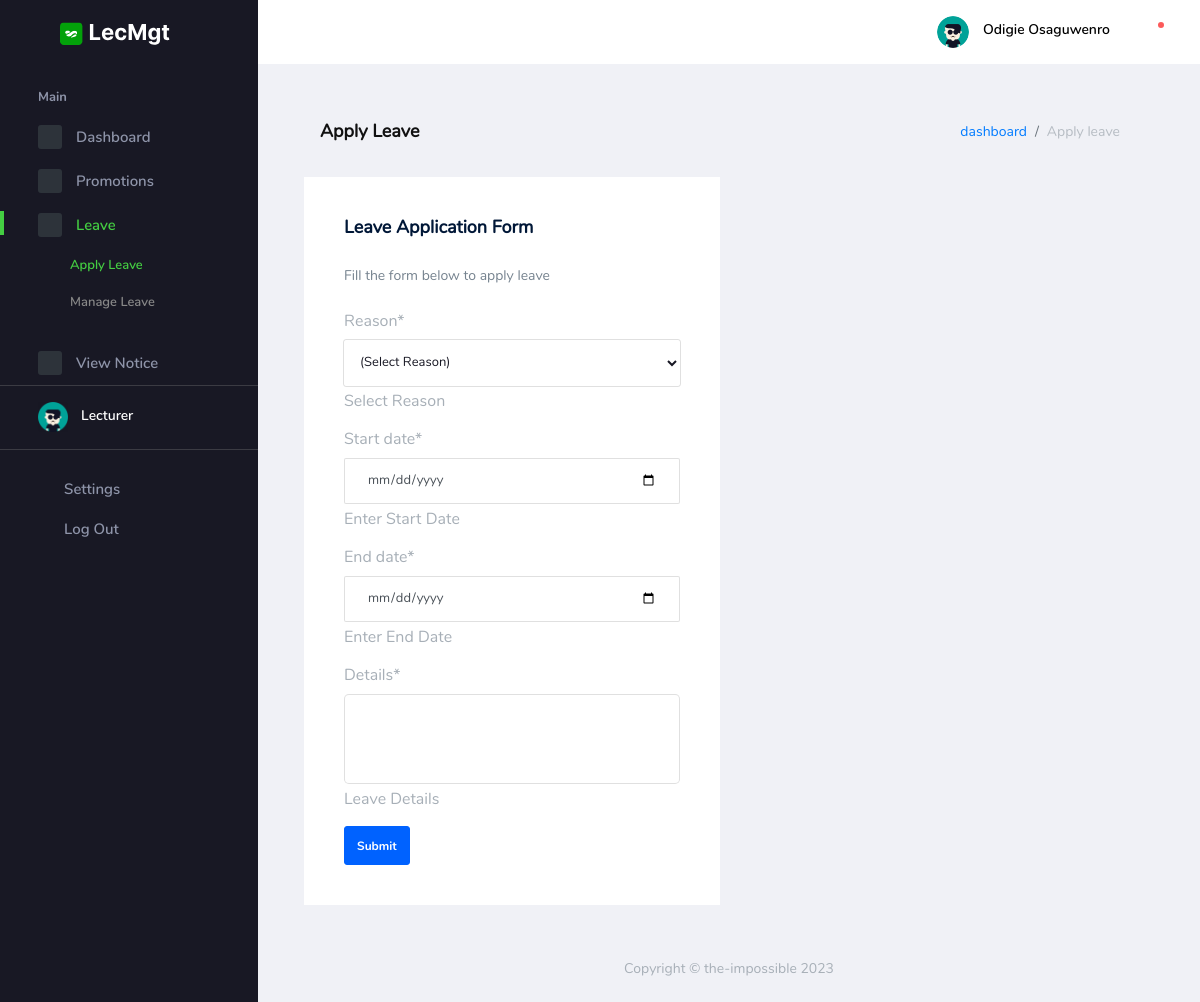
Page /auth/apply_leave (signed in) on the committed database.
### lecMgt_auth/models.py (models this page shows, shortened)
class User(AbstractBaseUser, PermissionsMixin):
    user_id = models.UUIDField(
        default=uuid.uuid4, primary_key=True, unique=True, editable=False)
    email = models.CharField(max_length=100, db_index=True,
                             unique=True, verbose_name='email address', blank=True)
    name = models.CharField(
        max_length=100, db_index=True, blank=True, null=True)
    pics = models.ImageField(
        default='img/user.png', upload_to='uploads/', null=True)
    department = models.ForeignKey(
        Department, on_delete=models.CASCADE, blank=True, null=True,)
    date_joined = models.DateTimeField(
        verbose_name='date_joined', auto_now_add=True)
    last_login = models.DateTimeField(
        verbose_name='last_login', auto_now=True, null=True)
    is_active = models.BooleanField(default=True)
    is_staff = models.BooleanField(default=False)
    is_dept = models.BooleanField(default=False)
    is_central = models.BooleanField(default=False)
    is_dean = models.BooleanField(default=False)
    is_hod = models.BooleanField(default=False)
    is_superuser = models.BooleanField(default=False)
    USERNAME_FIELD = 'email'
    REQUIRED_FIELDS = ['name',]
    objects = UserManager()
    class Meta:
        db_table = 'Users'
        verbose_name_plural = 'Users'

class Reasons(models.Model):
    reason_id = models.UUIDField(
        default=uuid.uuid4, primary_key=True, unique=True, editable=False)
    reason_title = models.CharField(max_length=50, unique=True)
    def __str__(self):
        return self.reason_title
    class Meta:
        db_table = 'Reasons'
        verbose_name_plural = 'Reasons'

class Leave(models.Model):
    leave_id = models.UUIDField(
        default=uuid.uuid4, primary_key=True, unique=True, editable=False)
    user = models.ForeignKey(
        User, on_delete=models.CASCADE, blank=True, null=True)
    start_date = models.DateField(null=True)
    end_date = models.DateField(null=True)
    details = models.TextField(blank=True, null=True)
    reason = models.ForeignKey(
        Reasons, on_delete=models.CASCADE, blank=True, null=True)
    dept_approval = models.BooleanField(default=False)
    created = models.DateTimeField(
        verbose_name='date_created', auto_now_add=True)
    class Meta:
        db_table = 'Leave'
        verbose_name_plural = 'Leave'

### lecMgt_auth/views.py (the view, shortened to what this page needs)
# urls.py: path('apply_leave', LeaveCreateView.as_view(), name="apply_leave"),
class LeaveCreateView(LoginRequiredMixin, SuccessMessageMixin, CreateView):
    model = Leave
    form_class = LeaveApplicationForm
    template_name = "backend/auth/leave/create_update_leave.html"
    success_message = "Leave has been requested successfully!"
    def get_context_data(self, **kwargs):
        context = super().get_context_data(**kwargs)
        context["type"] = 'Apply'
        return context

### lecMgt_auth/forms.py
class LeaveApplicationForm(forms.ModelForm):
    details = forms.CharField(help_text='Leave Details', widget=forms.Textarea(
        attrs={
            'class': 'form-control form-control-lg input-lg',
            'rows': 3,
        }
    ))
    reason = forms.ModelChoiceField(queryset=Reasons.objects.all(), empty_label="(Select Reason)", required=True, help_text="Select Reason",  widget=forms.Select(
        attrs={
            'class': 'form-control',
        }
    ))
    start_date = forms.DateField(help_text='Enter Start Date', widget=forms.TextInput(
        attrs={
            'class': 'form-control',
            'type': 'date',
        }
    ))
    end_date = forms.DateField(help_text='Enter End Date', widget=forms.TextInput(
        attrs={
            'class': 'form-control',
            'type': 'date',
        }
    ))
    class Meta:
        model = Leave
        fields = ('reason', 'start_date', 'end_date', 'details')

### Templates/backend/auth/leave/create_update_leave.html (shortened to what this page needs)
{% extends 'base.html' %}
{% load crispy_forms_tags %}
{% load static %}
{% block head %}{% include 'partials/auth_head.html' %}{% endblock head %}
{% block body %}
    <div class="container-scroller">
      {% block nav %}{% include 'partials/auth_nav.html' %}{% endblock nav %}
      <div class="container-fluid page-body-wrapper">
        {% include 'partials/auth_sidebar.html' %}
        <div class="main-panel">
          <div class="content-wrapper">
            <div class="page-header">
              <h3 class="page-title"> {{type}} Leave</h3>
              <nav aria-label="breadcrumb">
                <ol class="breadcrumb">
                  <li class="breadcrumb-item"><a href="{% url 'auth:dashboard' %}">dashboard</a></li>
                  <li class="breadcrumb-item active" aria-current="page">{{type}} leave</li>
                </ol>
              </nav>
            </div>
            <div class="row">
              <div class="col-md-6 grid-margin stretch-card">
                <div class="card">
                  <div class="card-body">
                    <h4 class="card-title">Leave Application Form</h4>
                    <p class="card-description"> Fill the form below to {{type|lower}} leave </p>
                    <form class="forms-sample" method="POST" enctype="multipart/form-data">
                      {{ form|crispy }}
                      <button type="submit" class="btn btn-primary mr-2">Submit</button>
                    </form>
                  </div>
                </div>
              </div>
            </div>
          </div>
          {% block footer %}{% include 'partials/auth_footer.html' %}{% endblock footer %}
        </div>
      </div>
    </div>
  {% endblock %}

### Templates/partials/auth_nav.html (shortened to what this page needs)
{% load static %}
<nav class="navbar default-layout-navbar col-lg-12 col-12 p-0 fixed-top d-flex flex-row">
    <div class="text-center navbar-brand-wrapper d-flex align-items-center justify-content-center">
      <a class="navbar-brand brand-logo" href="{% url 'basic:home' %}"><img src="{% static 'auth/assets/images/logo.svg' %}" alt="logo" /></a>
    </div>
    <div class="navbar-menu-wrapper d-flex align-items-stretch">
      <button class="navbar-toggler navbar-toggler align-self-center" type="button" data-toggle="minimize">
        <span class="mdi mdi-menu"></span>
      </button>
      <ul class="navbar-nav navbar-nav-right">
        <li class="nav-item nav-profile dropdown">
          <a class="nav-link dropdown-toggle" id="profileDropdown" href="#" data-toggle="dropdown" aria-expanded="false">
            <div class="nav-profile-img">
              <img src="{{ request.user.pics.url }}" alt="image">
            </div>
            <div class="nav-profile-text">
              <p class="mb-1 text-black">{{request.user.name}}</p>
            </div>
          </a>
        </li>
        <li class="nav-item dropdown">
          <a class="nav-link count-indicator dropdown-toggle" id="notificationDropdown" href="#" data-toggle="dropdown">
            <i class="mdi mdi-bell-outline"></i>
            <span class="count-symbol bg-danger"></span>
          </a>
        </li>
      </ul>
    </div>
  </nav>

### Templates/partials/auth_sidebar.html (shortened to what this page needs)
{% load static %}
<nav class="sidebar sidebar-offcanvas" id="sidebar">
  <ul class="nav">
    <li class="nav-item nav-category">Main</li>
    <li class="nav-item">
      <a class="nav-link" href="{% url 'auth:dashboard' %}">
        <span class="icon-bg"><i class="mdi mdi-cube menu-icon"></i></span>
        <span class="menu-title">Dashboard</span>
      </a>
    </li>
    {% if request.user.is_staff %}
    <li class="nav-item">
      <a class="nav-link" data-toggle="collapse" href="#ui-basic" aria-expanded="false" aria-controls="ui-basic">
        <span class="icon-bg"><i class="mdi mdi-crosshairs-gps menu-icon"></i></span>
        <span class="menu-title">Accounts</span>
        <i class="menu-arrow"></i>
      </a>
      <div class="collapse" id="ui-basic">
        <ul class="nav flex-column sub-menu">
          <li class="nav-item"> <a class="nav-link" href="{% url 'auth:create_account' %}">Create Account</a></li>
          <li class="nav-item"> <a class="nav-link" href="{% url 'auth:manage_accounts' %}">Manage Accounts</a></li>
        </ul>
      </div>
    </li>
    <li class="nav-item">
      <a class="nav-link" href="pages/icons/mdi.html">
        <span class="icon-bg"><i class="mdi mdi-chart-bar menu-icon"></i></span>
        <span class="menu-title">Manage Promotions</span>
      </a>
    </li>
    {% else %}
    <li class="nav-item">
      <a class="nav-link" data-toggle="collapse" href="#ui-promotion" aria-expanded="false" aria-controls="ui-promotion">
        <span class="icon-bg"><i class="mdi mdi-contacts menu-icon"></i></span>
        <span class="menu-title">Promotions</span>
        <i class="menu-arrow"></i>
      </a>
    </li>
    <li class="nav-item">
      <a class="nav-link" data-toggle="collapse" href="#ui-leave" aria-expanded="false" aria-controls="ui-leave">
        <span class="icon-bg"><i class="mdi mdi-format-list-bulleted menu-icon"></i></span>
        <span class="menu-title">Leave</span>
        <i class="menu-arrow"></i>
      </a>
      <div class="collapse" id="ui-leave">
        <ul class="nav flex-column sub-menu">
          <li class="nav-item"> <a class="nav-link" href="{% url 'auth:apply_leave' %}">Apply Leave</a></li>
          <li class="nav-item"> <a class="nav-link" href="{% url 'auth:manage_leaves' %}">Manage Leave</a></li>
        </ul>
      </div>
    </li>
    <li class="nav-item">
      <a class="nav-link" href="{% url 'auth:manage_notice' %}">
        <span class="icon-bg"><i class="mdi mdi-chart-bar menu-icon"></i></span>
        <span class="menu-title">View Notice</span>
      </a>
    </li>
    {% endif %}
    <li class="nav-item sidebar-user-actions">
      <div class="user-details">
        <div class="d-flex justify-content-between align-items-center">
          <div>
            <div class="d-flex align-items-center">
              <div class="sidebar-profile-img">
                <img src="{{ request.user.pics.url }}" width="30" alt="image">
              </div>
              <div class="sidebar-profile-text">
                <p class="mb-1">
                  {% if request.user.is_staff %}
                    System admin
                  {% elif request.user.is_central %}
                    Central admin
                    {% elif request.user.is_dean %}
                    Dean office
                    {% elif request.user.is_hod %}
                    HOD office
                    {% elif request.user.is_dept %}
                    Dept. Admin
                    {% else %}
                    Lecturer
                  {% endif %}
                </p>
              </div>
            </div>
          </div>
        </div>
      </div>
    </li>
    <li class="nav-item sidebar-user-actions">
      <div class="sidebar-user-menu">
        <a href="#" class="nav-link"><i class="mdi mdi-settings menu-icon"></i>
          <span class="menu-title">Settings</span>
        </a>
      </div>
    </li>
    <li class="nav-item sidebar-user-actions">
      <div class="sidebar-user-menu">
        <a data-toggle="modal" data-target="#basicModal" style="cursor: pointer;" class="nav-link"><i class="mdi mdi-logout menu-icon"></i>
          <span class="menu-title">Log Out</span></a>
      </div>
    </li>
  </ul>
</nav>

### rows in the picture
User: user.pics (placeholder picture), user.name "Odigie Osaguwenro"
Reasons: reason "(Select Reason)"

### other values in the picture
{{ type }} "Apply"
{{ type|lower }} "apply"
